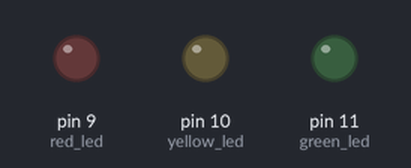
Recording of a sketch running on a simulated Arduino Uno, built with avr-gcc and run on an emulated ATmega328P. Shown: output pins drawn as LEDs (lit = HIGH).

Above: at 0.4 s.
At 1.4 s:
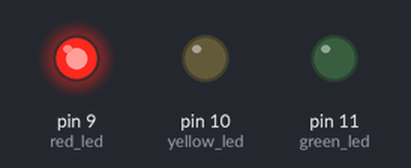
At 2.4 s:
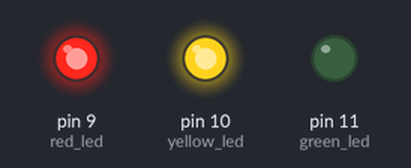
At 3.4 s:
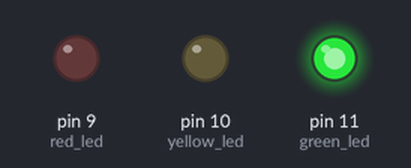
At 4.4 s:
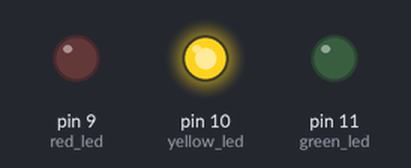
Timing chart, 0 to 5.2 s (numbered marks = the images above):
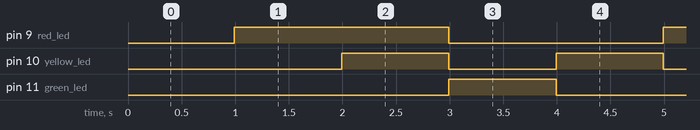

The sketch:

lab_7sk.ino
```cpp
#define red_led 9
#define yellow_led 10
#define green_led 11
byte state = 1;
byte cnt;
void setup() {
  pinMode(red_led,HIGH);
  pinMode(yellow_led,HIGH);
  pinMode(green_led,HIGH);
  Serial.begin(9600);
}
void statemachine()
{
switch(state)
{
  case 1:
  digitalWrite(red_led,HIGH);
  digitalWrite(yellow_led,LOW);
  digitalWrite(green_led,LOW);
  state++;
  break;

  case 2:
  digitalWrite(red_led,HIGH);
  digitalWrite(yellow_led,HIGH);
  digitalWrite(green_led,LOW);
  state++;
  break;

  case 3:
  digitalWrite(red_led,LOW);
  digitalWrite(yellow_led,LOW);
  digitalWrite(green_led,HIGH);
  state++;
  break;

  case 4:
  digitalWrite(red_led,LOW);
  digitalWrite(yellow_led,HIGH);
  digitalWrite(green_led,LOW);
  state=1;
  break;
}

}
void loop() {
 cnt++;
 if(cnt == 100)
 {
 cnt =0;
 statemachine();
 }
 delay(10);
 //Serial.println(state);
}
```

Measured:
- by itself, pin 9 (red_led): alternates HIGH for 2.0 s and LOW for 2.0 s
- by itself, pin 10 (yellow_led): alternates HIGH for 1.0 s and LOW for 1.0 s
- by itself, pin 11 (green_led): alternates HIGH for 1.0 s and LOW for 3.0 s
